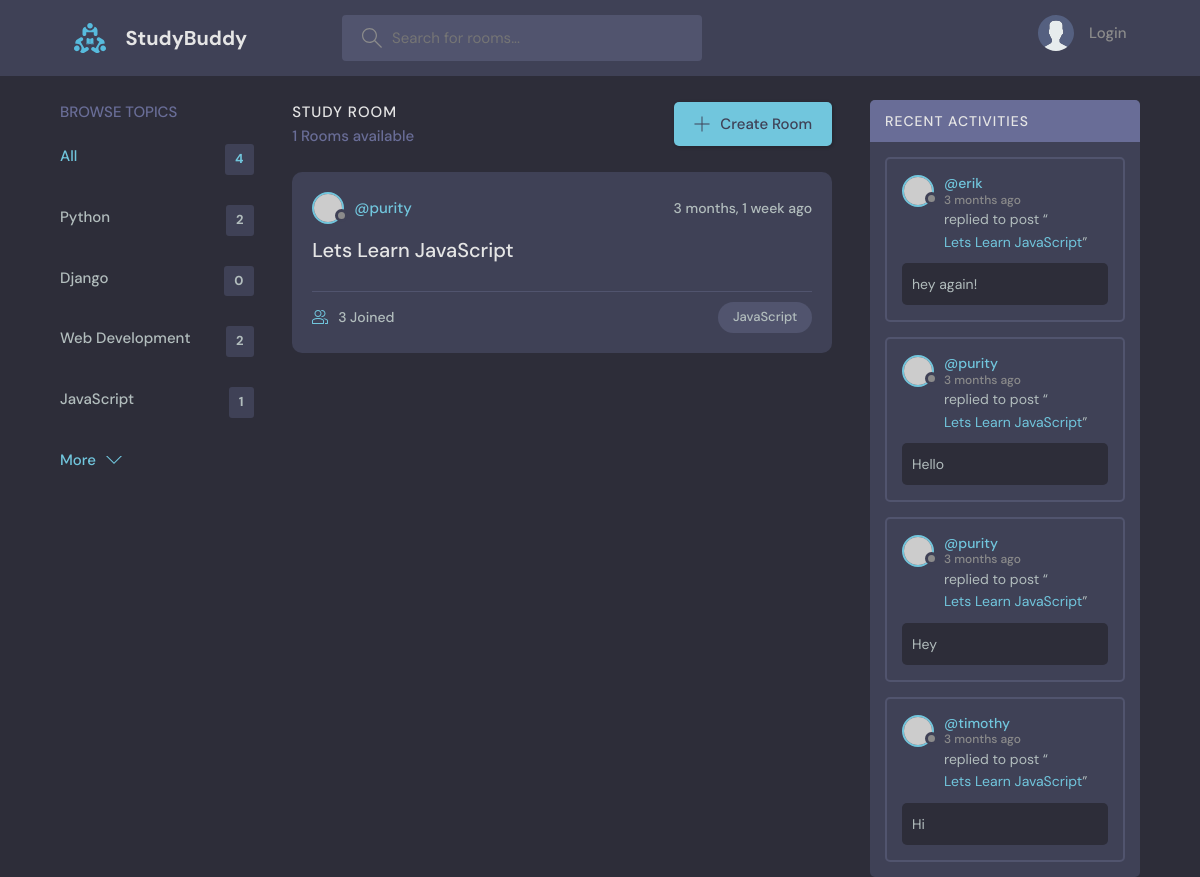
Screenshot of /?q=JavaScript with the database file from the repository.
### base/models.py (models this page shows, shortened)
class Topic(models.Model):
    name = models.CharField(max_length=200)

class Room(models.Model):
    host = models.ForeignKey(User, on_delete=models.SET_NULL, null=True)
    topic = models.ForeignKey(Topic, on_delete=models.SET_NULL, null=True)
    name = models.CharField(max_length=200)
    description = models.TextField(null=True, blank=True) #null=True, meaning field can be empty. blank=True, to allow blank/empty forms
    participants = models.ManyToManyField(User, related_name='participants', blank=True) #all users  active in a room
    updated = models.DateTimeField(auto_now=True)  #take timestamp of row when it's updated
    created = models.DateTimeField(auto_now_add=True) #take timestamp of row hen it's created only
    class Meta:
        ordering = ['-updated', '-created']
    def __str__(self):
        return self.name

class Message(models.Model):
    user = models.ForeignKey(User, on_delete=models.CASCADE) #user sending the message. 1-to-many relationship with Message
    room = models.ForeignKey(Room, on_delete=models.CASCADE) #database relationship - 1-to-many relationship with Room
    body = models.TextField()
    updated = models.DateTimeField(auto_now=True)   #take timestamp everytime the row is updated
    created = models.DateTimeField(auto_now_add=True) #take timestamp only when the record/row is created
    class Meta:
        ordering = ['-updated', '-created']

### base/views.py (the view)
# urls.py: path('', views.home, name="home"),
def home(request):
    q = request.GET.get('q') if request.GET.get('q') != None else ''
    rooms = Room.objects.filter(
        Q(topic__name__icontains=q) |
        Q(name__contains=q)    |
        Q(description__icontains=q)
        )
    topics = Topic.objects.all()
    room_count = rooms.count()
    room_messages = Message.objects.filter(Q(room__topic__name__icontains=q))
    context = {'rooms': rooms, 'topics': topics,
               'room_count': room_count, 'room_messages': room_messages}
    return render(request, 'base/home.html', context)

### base/templates/base/home.html (shortened to what this page needs)
{% extends 'main.html' %}
{% block content %}
    <main class="layout layout--3">
      <div class="container">
        {% include 'base/topics_component.html' %}
        <div class="roomList">
          <div class="roomList__header">
            <div>
              <h2>Study Room</h2>
              <p>{{room_count}} Rooms available</p>
            </div>
            <a class="btn btn--main" href="create-room.html">
              <svg version="1.1" xmlns="http://www.w3.org/2000/svg" width="32" height="32" viewBox="0 0 32 32">
                <title>add</title>
                <path
                  d="M16.943 0.943h-1.885v14.115h-14.115v1.885h14.115v14.115h1.885v-14.115h14.115v-1.885h-14.115v-14.115z"
                ></path>
              </svg>
              Create Room
            </a>
          </div>
          {% include 'base/feed_component.html' %}
        </div>
        {% include 'base/activity_component.html' %}
      </div>
    </main>
{% endblock content%}

### base/templates/base/topics_component.html
<div class="topics">
    <div class="topics__header">
      <h2>Browse Topics</h2>
    </div>
    <ul class="topics__list">
      <li>
        <a href="{% url 'home' %}" class="active">All <span>{{topics.count}}</span></a>
      </li>
      {% for topic in topics %}
      <li>
        <a href="{% url 'home' %}?q={{topic.name}}">{{topic.name}} <span>{{topic.room_set.all.count}}</span></a>
      </li>
      {% endfor %}
    </ul>
    <a class="btn btn--link" href="topics.html">
      More
      <svg version="1.1" xmlns="http://www.w3.org/2000/svg" width="32" height="32" viewBox="0 0 32 32">
        <title>chevron-down</title>
        <path d="M16 21l-13-13h-3l16 16 16-16h-3l-13 13z"></path>
      </svg>
    </a>
  </div>

### base/templates/base/feed_component.html (shortened to what this page needs)
{% for room in rooms %}
<div class="roomListRoom">
    <div class="roomListRoom__header">
      <a href="{% url 'user-profile' room.host.id %}" class="roomListRoom__author">
        <div class="avatar avatar--small">
          <img src="https://randomuser.me/api/portraits/women/11.jpg" />
        </div>
        <span>@{{room.host.username}}</span>
      </a>
      <div class="roomListRoom__actions">
        <span>{{room.created|timesince}} ago</span>
      </div>
    </div>
    <div class="roomListRoom__content">
      <a href="{% url 'room' room.id %}">{{room.name}}</a>
    </div>
    <div class="roomListRoom__meta">
      <a href="{% url 'room' room.id %}" class="roomListRoom__joined">
        {{room.participants.all.count}} Joined
      </a>
      <p class="roomListRoom__topic">{{room.topic.name}}</p>
    </div>
  </div>
  {% endfor %}

### base/templates/base/activity_component.html (shortened to what this page needs)
<div class="activities">
    <div class="activities__header">
      <h2>Recent Activities</h2>
    </div>
    {% for message in room_messages %}
    <div class="activities__box">
      <div class="activities__boxHeader roomListRoom__header">
        <a href="{% url 'user-profile' message.user.id %}" class="roomListRoom__author">
          <div class="avatar avatar--small">
            <img src="https://randomuser.me/api/portraits/women/11.jpg" />
          </div>
          <p>
            @{{message.user}}
            <span>{{message.created|timesince}} ago</span>
          </p>
        </a>
      </div>
      <div class="activities__boxContent">
        <p>replied to post “<a href="{% url 'room' message.room.id %}">{{message.room}}</a>”</p>
        <div class="activities__boxRoomContent">
          {{message.body}}
        </div>
      </div>
    </div>
    {% endfor %}
  </div>

### rows the page displays
Topic: name "Python", room_set.all.count "2"
Topic: name "Django", room_set.all.count "0"
Topic: name "Web Development", room_set.all.count "2"
Topic: name "JavaScript", room_set.all.count "1"
Room: host.username "purity", created "3 months, 1 week", name "Lets Learn JavaScript", participants.all.count "3", topic.name "JavaScript"
Message: user "erik", created "3 months", room "Lets Learn JavaScript", body "hey again!"
Message: user "purity", created "3 months", room "Lets Learn JavaScript", body "Hello"
Message: user "purity", created "3 months", room "Lets Learn JavaScript", body "Hey"
Message: user "timothy", created "3 months", room "Lets Learn JavaScript", body "Hi"

### other values shown
{{ topics.count }} "4"
{{ room_count }} "1"
